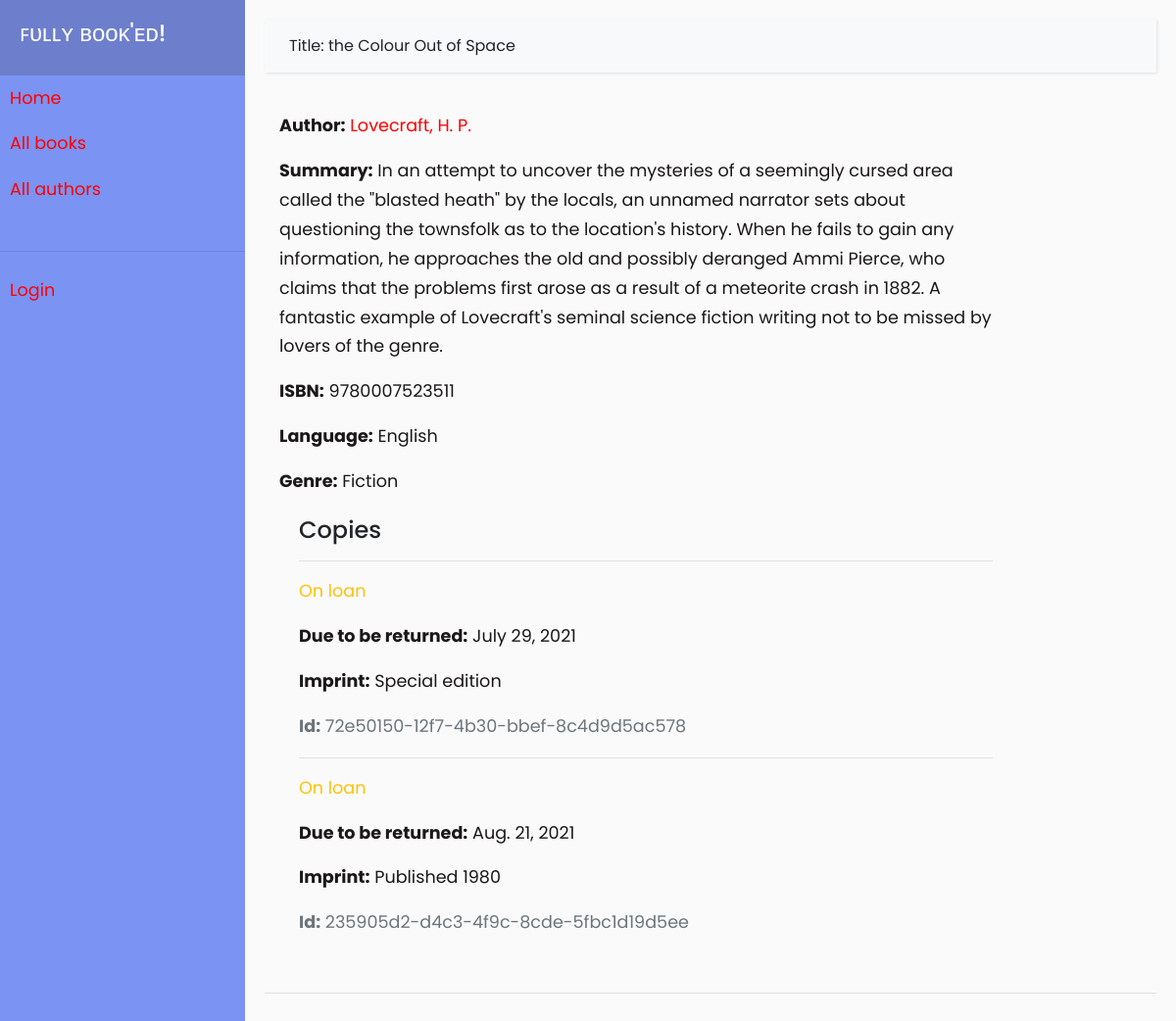
/catalog/book/2, run on the app's committed database.
### catalog/models.py (models this page shows, shortened)
class Book(models.Model):
    title = models.CharField(max_length = 100)
    author = models.ForeignKey('Author', on_delete = models.SET_NULL, null = True)
    summary = models.TextField(max_length = 1000, help_text = "Enter description of book")
    isbn = models.CharField('ISBN', max_length = 13, unique = True, help_text = '10 or 13 digit Number')
    genre = models.ManyToManyField(Genre, help_text = 'Select genre of book')
    language = models.ForeignKey('Language', on_delete = models.SET_NULL, null = True)
    def display_genre(self):
        return ', '.join(genre.name for genre in self.genre.all()[:3])
    display_genre.short_description = "Genre"

class Author(models.Model):
    first_name = models.CharField(max_length = 100)
    last_name = models.CharField(max_length = 100)
    date_of_birth = models.DateField(null = True, blank = True)
    date_of_death = models.DateField('died', null = True, blank = True)
    class Meta:
        ordering = ['last_name', 'first_name']
    def __str__(self):
        return f'{self.last_name}, {self.first_name}'
    def get_absolute_url(self):
        return reverse('author-detail', args=[str(self.id)])

class Language(models.Model):
    name = models.CharField(max_length = 20, help_text = "Enter language of book")
    def __str__(self):
        return self.name

class Genre(models.Model):
    name = models.CharField(max_length = 20, help_text = 'Enter book genre (ex. Fiction)')
    def __str__(self):
        return self.name

class BookInstance(models.Model):
    id = models.UUIDField(primary_key = True, default = uuid.uuid4, help_text = "Unique ID of this particular book across library")
    due_back = models.DateField(null = True, blank = True)
    book = models.ForeignKey('Book', on_delete = models.RESTRICT, null = True)
    imprint = models.CharField(max_length = 20)
    borrower = models.ForeignKey(User, on_delete=models.SET_NULL, null=True, blank=True)
    LOAN_STATUS = (
        ('m', 'Maintenance'),
        ('o', 'On loan'),
        ('a', 'Available'),
        ('r', 'Reserved')
    )
    status = models.CharField(max_length = 1, choices = LOAN_STATUS, blank = True, default = 'm', help_text = "Book availability status")
    class Meta:
        ordering = ['due_back']
        permissions = (("can_mark_returned", "Set book as returned"),)

### catalog/views.py (the view)
# urls.py: path('book/<int:pk>', views.BookDetailView.as_view(), name = 'book-detail'),
class BookDetailView(generic.DetailView):
    model = Book

### catalog/templates/catalog/book_detail.html (shortened to what this page needs)
{% extends "base_generic.html" %}
{% block heading %}
<span>Title: {{ book.title }}</span>
{% endblock %}
{% block content %}
  <p><strong>Author:</strong> <a href="{{ book.author.get_absolute_url }}">{{ book.author }}</a></p>
  <p><strong>Summary:</strong> {{ book.summary }}</p>
  <p><strong>ISBN:</strong> {{ book.isbn }}</p>
  <p><strong>Language:</strong> {{ book.language }}</p>
  <p><strong>Genre:</strong> {{ book.genre.all|join:", " }}</p>
  <div style="margin-left:20px;margin-top:20px">
    <h4>Copies</h4>
    {% for copy in book.bookinstance_set.all %}
      <hr>
      <p class="{% if copy.status == 'a' %}text-success{% elif copy.status == 'm' %}text-danger{% else %}text-warning{% endif %}">
        {{ copy.get_status_display }}
      </p>
      {% if copy.status != 'a' %}
        <p><strong>Due to be returned:</strong> {{ copy.due_back }}</p>
      {% endif %}
      <p><strong>Imprint:</strong> {{ copy.imprint }}</p>
      <p class="text-muted"><strong>Id:</strong> {{ copy.id }}</p>
    {% endfor %}
  </div>
{% endblock %}

### catalog/static/css/style.css (style rules this page uses)
body { font-family: 'Poppins', sans-serif; background: #fafafa; }
p { font-family: 'Poppins', sans-serif; font-size: 1.1em; line-height: 1.7em; color: rgb(26, 24, 24); }
a:link { color:red; }

### data on the page
Book: title "the Colour Out of Space", author "Lovecraft, H. P.", summary "In an attempt to uncover the mysteries of a seemingly cursed area called the \"blasted heath\" by the locals, an unnamed narrator sets about questioning the townsfolk as to the location's history. When he fails to gain any information, he approaches the old and possibly deranged Ammi Pierce, who claims that the problems first arose as a result of a meteorite crash in 1882. A fantastic example of Lovecraft's seminal science fiction writing not to be missed by lovers of the genre.", isbn "9780007523511", language "English", genre.all "Fiction"
BookInstance: status "On loan", due_back "July 29, 2021", imprint "Special edition", id "72e50150-12f7-4b30-bbef-8c4d9d5ac578"
BookInstance: status "On loan", due_back "Aug. 21, 2021", imprint "Published 1980", id "235905d2-d4c3-4f9c-8cde-5fbc1d19d5ee"
